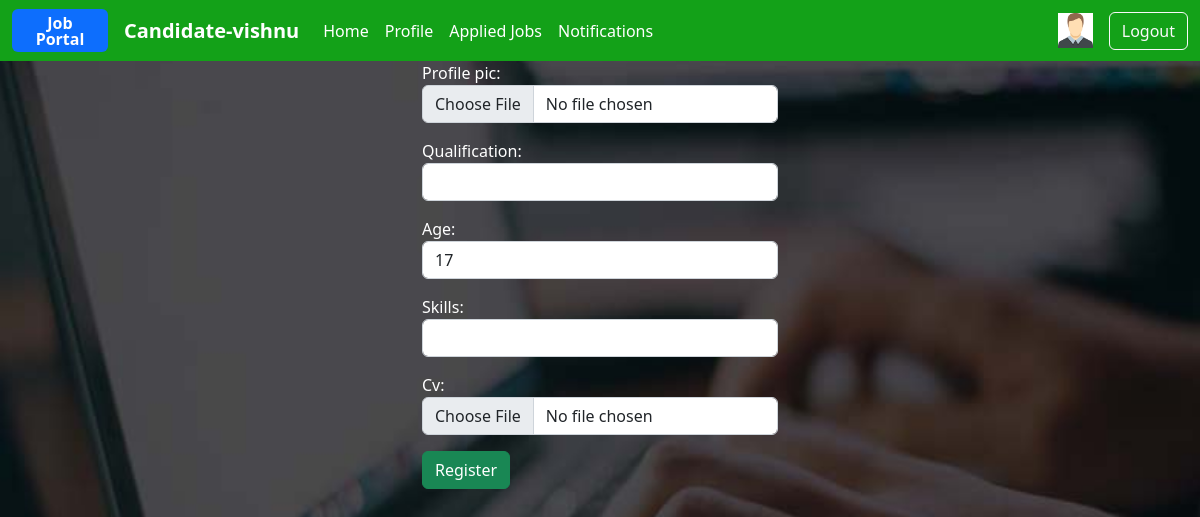
The page /candidate/profiles/add (signed in) on the database its author committed.
### users/models.py (models this page shows, shortened)
class User(AbstractUser):
    phone=models.CharField(max_length=12)
    options=(
        ("employer","employer"),
        ("candidate","candidate")
    )
    role=models.CharField(max_length=12,choices=options,default="candidate")

### candidate/models.py (models this page shows)
class CandidateProfile(models.Model):
    user=models.OneToOneField(User,on_delete=models.CASCADE,related_name="candidates")
    profile_pic=models.ImageField(upload_to='profile')
    qualification=models.CharField(max_length=120)
    age=models.PositiveIntegerField(default=17)
    skills=models.CharField(max_length=120,null=True)
    cv=models.FileField(upload_to="cvs",null=True)

### candidate/views.py (the view, shortened to what this page needs)
# urls.py: path("profiles/add",views.CandidateProfileCreateView.as_view(),name="cand-addprofile"),
@method_decorator(signin_required,name="dispatch")
class CandidateProfileCreateView(CreateView):
    model = CandidateProfile
    form_class = CandidateProfileForm
    template_name = "cand-profile.html"
    success_url = reverse_lazy("cand-home")

### candidate/forms.py
class CandidateProfileForm(forms.ModelForm):
    class Meta:
        model=CandidateProfile
        exclude=("user",)
        widgets = {
            "profile_pic": forms.FileInput(attrs={"class": "form-control"}),
            "qualification": forms.TextInput(attrs={"class": "form-control"}),
            "age": forms.TextInput(attrs={"class": "form-control"}),
            "skills": forms.TextInput(attrs={"class": "form-control"}),
            "cv": forms.FileInput(attrs={"class": "form-control"})
        }

### candidate/templates/cand-profile.html (shortened to what this page needs)
{%extends 'cand-base.html'%}
{%block body_block%}
<div class="container">
    <div class="row">
        <div class="col-4"></div>
        <div class="col-4">
            <form class="f1" action="" method="post" enctype="multipart/form-data">
                {{form.as_p}}
                <input type="submit" class="btn btn-success" value="Register">
            </form>
        </div>
        <div class="col-4"></div>
    </div>
</div>
{%endblock%}

### candidate/templates/cand-base.html (shortened to what this page needs)
<!DOCTYPE html>
{%load static%}
<html lang="en">
<head>
    <link href="https://cdn.jsdelivr.net/npm/bootstrap@5.2.0-beta1/dist/css/bootstrap.min.css" rel="stylesheet"
>
    <link rel="stylesheet" href="{%static 'css/userstyle.css'%}">
</head>
<body>
<nav class="navbar navbar-expand-lg navbar-dark" >
    <div class="container-fluid">
        <div class="badge bg-d text-wrap fs-6 text-bg-primary me-3" style="width: 6rem;">
            Job Portal
        </div>
        <a class="navbar-brand fw-bold" href="#">Candidate-{{request.user}}</a>
        <div class="collapse navbar-collapse" id="navbarSupportedContent">
            <ul class="navbar-nav me-auto mb-2 mb-lg-0">
                <li class="nav-item">
                    <a class="nav-link active " aria-current="page" href="{%url 'cand-home'%}">Home</a>
                </li>
                {%if request.user.candidates%}
                <li class="nav-item">
                    <a class="nav-link active" aria-current="page" href="{%url 'cand-detailprofile'%}">Profile</a>
                </li>
                {%else%}
                <li class="nav-item">
                    <a class="nav-link active" aria-current="page" href="{%url 'cand-addprofile'%}">Add Profile</a>
                </li>
                {%endif%}
                <li class="nav-item">
                    <a class="nav-link active" aria-current="page" href="{%url 'cand-appliedjobs' %}">Applied Jobs</a>
                </li>
                <li class="nav-item">
                    <a class="nav-link active" aria-current="page" href="{%url 'cand-acceptjob' %}">Notifications</a>
                </li>
            </ul>
            <a class="navbar-brand" href=""><img src="{{request.user.candidates.profile_pic.url}}" height="35px"
                                             width="35px" alt="..."></a>
            <a class="btn btn-outline-light" aria-current="page" href="{%url 'signout'%}">Logout</a>
        </div>
    </div>
</nav>
{%block body_block%}
{%endblock%}
</body>
</html>

### users/static/css/userstyle.css (style rules this page uses)
body { background: url('/static/images/jobedit.jpg'); background-size: 1537px 900px; background-repeat: no-repeat; background-attachment: fixed; }

### candidate/templates/cand-base.html (style rules this page uses)
.navbar { background-color: #13a118; }
.f1 { color:white; }

### rows shown on the page
User: user "vishnu", user.candidates.profile_pic (picture)
